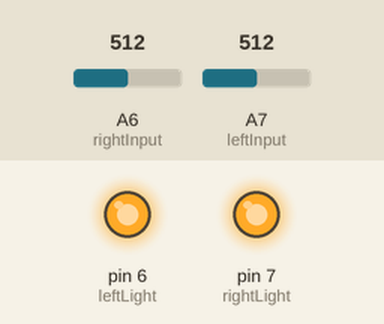
Recording of a program running on a simulated Arduino Nano, built with avr-gcc and run on an emulated ATmega328P. On the bench: output pins drawn as LEDs (lit = HIGH). The test bench sets the inputs (shaded band); at power-on: A6 (rightInput) = 512, A7 (leftInput) = 512.

Above: at 1.8 s.
1.9 s: A6 (rightInput) set to 600
3.4 s: A6 (rightInput) set to 626
At 3.9 s:
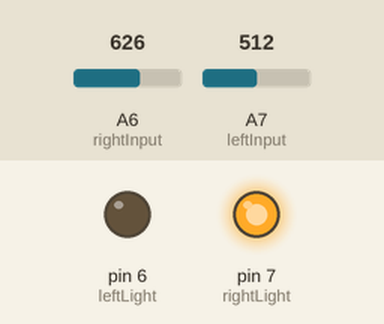
5.0 s: A7 (leftInput) set to 397
6.5 s: A7 (leftInput) set to 365
8.0 s: A7 (leftInput) set to 345
At 8.6 s:
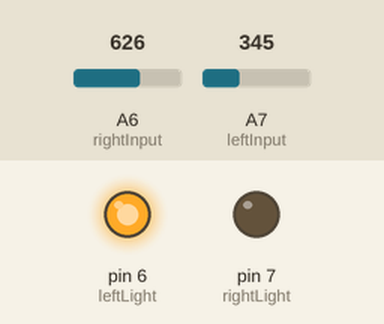
9.5 s: A7 (leftInput) set to 511
At 9.8 s:
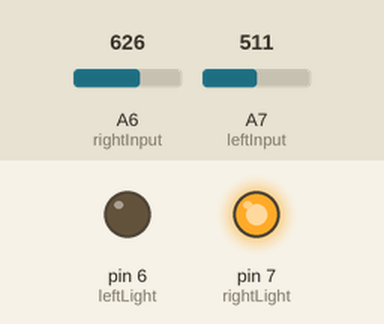
Timing chart, 0 to 12.0 s (numbered marks = the images above; inputs shaded):
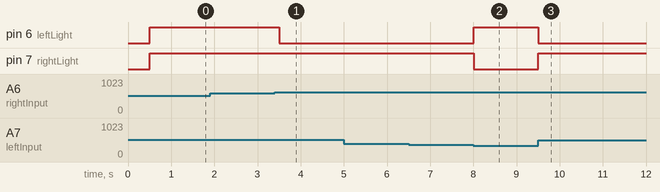

The program:

main.cpp
```cpp
#include <Arduino.h>

#pragma region VARIABLES
/// Pins
// Input pins
const int leftInput = A7;
const int rightInput = A6;
// FX pins
const int leftLight = 6;
const int rightLight = 7;
const int piezo = 8;
// Output/PWM pins
const int leftMotor = 9;
const int rightMotor = 10;

/// Datas
// Predicted colors
int sensors[2] = { 0 }; // [0] = left sensor, [1] = right sensor
// Time to be in white for win
int confidenceThreshold = 2;
// Counter to confidenceThreshold
int winCounter = 0;
bool victory = false;
#pragma endregion

/*
#pragma region ROAST
const int fn = 400;
const int hn = 200;
const int qn = 100;
const int f5 = 698;
const int c6 = 1047;
const int b5 = 988;
const int gh5 = 831;
const int ch6 = 1109;
const int dh6 = 1245;

int song[] = {
  f5,fn + hn,
  c6,hn,
  b5,qn,
  c6,qn,
  b5,qn,
  c6,qn,
  b5,hn,
  c6,hn,
  gh5,fn,
  f5,fn + hn,
  f5,hn,
  gh5,hn,
  c6,hn,
  ch6,fn,
  gh5,fn,
  ch6,fn,
  dh6,fn,
  c6,hn,
  ch6,hn,
  c6,hn,
  ch6,hn,
  c6,fn
  };

void setup() {
  Serial.begin(9600);
}

void loop() {

for (int i = 0; i < (sizeof(song)/sizeof(int)); i = i + 2){
  tone(8, song[i]);
  delay(song[i + 1]);
}

noTone(8);
delay(1000);

}
#pragma endregion
*/

int min_value[2] = { 1023, 1023 };
int max_value[2] = { 0 };

int black_threshold[2] = { 0 };
int grey_threshold[2] = { 511, 511 };
int white_threshold[2] = { 1023, 1023 };

int predict(int value, int sensor) {

    // if (num_prev_data == 1)  {
    //     min_value = 1023;
    //     max_value = 0;
    //     black_threshold = 0;
    //     grey_threshold = 511;
    //     white_threshold = 1023;
    // }

    if (value > max_value[sensor]) {
        max_value[sensor] = value;
        white_threshold[sensor] = (white_threshold[sensor] + max_value[sensor]) / 2;
        grey_threshold[sensor] = ((min_value[sensor] + max_value[sensor]) / 2 + grey_threshold[sensor]) / 2;
    }
    else if (value < min_value[sensor]) {
        min_value[sensor] = value;
        black_threshold[sensor] = (black_threshold[sensor] + min_value[sensor]) / 2;
        grey_threshold[sensor] = ((min_value[sensor] + min_value[sensor]) / 2 + grey_threshold[sensor]) / 2;
    }

    int distance_to_black = abs(black_threshold[sensor] - value);
    int distance_to_grey = abs(grey_threshold[sensor] - value);
    int distance_to_white = abs(white_threshold[sensor] - value);

    if (distance_to_black < distance_to_grey && distance_to_black < distance_to_white) {
        // if (min_value[sensor] > black_threshold[sensor]) black_threshold[sensor] = min_value[sensor];
        black_threshold[sensor] = (black_threshold[sensor] + value) / 2;
        return 0;
    }

    if (distance_to_grey < distance_to_white && distance_to_grey < distance_to_black) {
        grey_threshold[sensor] = (grey_threshold[sensor] + value) / 2;
        return 1;
    }

    // if (max_value[sensor] < white_threshold) white_threshold = max_value[sensor];
    white_threshold[sensor] = (white_threshold[sensor] + value) / 2;
    return 2;
}

#pragma region MOVEMENT
void rotateRight(float a) {
  digitalWrite(rightLight, HIGH);
  digitalWrite(leftLight, LOW);
}

void rotateLeft(float a) {
  digitalWrite(leftLight, HIGH);
  digitalWrite(rightLight, LOW);
}

void moveForward() {
  digitalWrite(leftLight, HIGH);
  digitalWrite(rightLight, HIGH);
}
#pragma endregion

#pragma region GET_COLOR
bool isBlack(int value) { return value == 0; }
bool isGrey(int value) { return value == 1; }
bool isWhite(int value) { return value == 2; }
#pragma endregion

#pragma region VICTORY
void playVictorySong() {
  // TODO: Implement song
}

void doVictoryDance() {

}

void flashVictoryLights() {

}
#pragma endregion

#pragma region CHECKS
void checkForBlack() {
  if (isBlack(sensors[1])) {
    if (isBlack(sensors[0])) {
      // B&B - explore / go straight
      moveForward();
      winCounter = 0;
    }
    else if (isGrey(sensors[0])) {
      // B&G - turn counter-clockwise
      rotateLeft(0.05);
      winCounter = 0;
    }
    else if (isWhite(sensors[0])) {
      // B&W - turn clockwise
      rotateRight(0.05);
      winCounter = 0;
    }
  }
}

void checkForGrey() {
  if (isGrey(sensors[1])) {
    if (isBlack(sensors[0])) {
      // G&B - turn clockwise
      rotateRight(0.02);
      winCounter = 0;

    }
    else if (isGrey(sensors[0])) {
      // G&G - go straight
      moveForward();
    }
    else if (isWhite(sensors[0])) {
      // G&W - turn counter-clockwise
      rotateLeft(0.05);
      winCounter++;
    }
  }
}

void checkForWhite() {
  if (isWhite(sensors[1])) {
    if (isBlack(sensors[0])) {
      // W&B - turn counter-clockwise
      rotateLeft(0.02);
      winCounter = 0;
    }
    else if (isGrey(sensors[0])) {
      // W&G - turn clockwise
      rotateRight(0.04);
      winCounter++;
    }
    else if (isWhite(sensors[0])) {
      // W&W - go straight / win (stop) if confident enough
      if (winCounter < confidenceThreshold) {
        moveForward();
        winCounter++;
      } else {
        victory = true;
      }
    }
  }
}
#pragma endregion

void setup() {
  // put your setup code here, to run once:
  pinMode(leftLight, OUTPUT);
  pinMode(rightLight, OUTPUT);
  Serial.begin(9600);
}

void loop() {
  // put your main code here, to run repeatedly:
  delay(500);
  if (victory) {
    doVictoryDance();
    playVictorySong();
    flashVictoryLights();
    return;
  }

  sensors[0] = predict(analogRead(leftInput), 0);
  sensors[1] = predict(analogRead(rightInput), 1);

  checkForBlack();
  checkForGrey();
  checkForWhite();
}
```

Measured:
- the behaviour switches between 615 and 616 on A6 (rightInput) (found by bisection; images 0 and 1)
- the behaviour switches between 356 and 355 on A7 (leftInput) (found by bisection; images 1 and 2)
- after the input at 1.9 s, every drawn part: stays the same
- after the input at 3.4 s, pin 6 (leftLight): HIGH → LOW after 0.10 s
- after the input at 5.0 s, every drawn part: stays the same
- after the input at 6.5 s, every drawn part: stays the same
- after the input at 8.0 s, pin 6 (leftLight): LOW → HIGH at once; pin 7 (rightLight): HIGH → LOW at once
- after the input at 9.5 s, pin 6 (leftLight): HIGH → LOW at once; pin 7 (rightLight): LOW → HIGH at once
